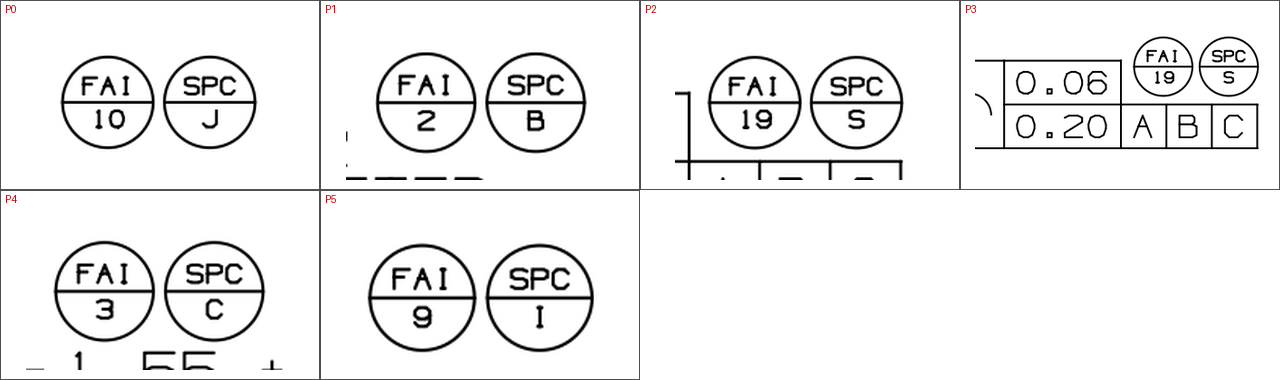
#> input picture output_super_t2/debug/circle_pair_contact_sheet.png, 1280 x 380 px
$ python -i FAI_DET_CROP_3.py   (imports and definitions only)
#> lines starting #> are read from the running program, lines starting #| are printed output that depends on the picture
#> further down, picture is the input picture: PIL image 1280x380 RGB; mean R, G, B 239.9, 239.9, 239.9
#!/usr/bin/env python3
"""
FAI Detection and Complete Crop Pipeline (Version 3)

Input:
    A raster PNG engineering drawing.

Pipeline:
    1. LocateAnything finds high-recall FAI marker candidates on overlapping tiles.
    2. Each FAI candidate is expanded into a local high-resolution ROI.
    3. LocateAnything proposes annotation blocks, arrowheads, and touched part regions.
    4. Optional Tesseract OCR and OpenCV line/triangle extraction create local evidence.
    5. Qwen3-VL associates evidence by ID and supplies semantic/OCR fallback information.
    6. Python computes the union crop from the selected evidence.
    7. Qwen3-VL validates crop completeness; Python expands and retries once if needed.

The models propose and associate evidence. PIL/OpenCV retain ownership of the final
pixel coordinates and physical crop operation.
"""

from __future__ import annotations

import argparse
import base64
import csv
import io
import json
import math
import os
import re
import shutil
import subprocess
import time
from dataclasses import dataclass, field
from pathlib import Path
from typing import Any, Iterable, Optional

import cv2
import numpy as np
from openai import OpenAI
from PIL import Image, ImageDraw


DEFAULT_ENDPOINT = "http://127.0.0.1:8001/v1"
DEFAULT_API_KEY = "anything"
DEFAULT_LOCATE_MODEL = "LocateAnything-3B-8bit"
DEFAULT_QWEN_MODEL = "Qwen3.8-27B-MLX-8bit"

FAI_PROMPT = (
    'Locate all the instances that match the following description: '
    'an FAI inspection marker or balloon, consisting of a circle containing '
    'the literal text "FAI" and an identification number. Exclude SPC circles, '
    'datum circles, holes, ordinary circled numbers, and section labels.'
)

ANNOTATION_PROMPT = (
    "Locate all the instances that match the following description: "
    "a rectangular feature-control frame, tolerance table, or mechanical-"
    "drawing measurement annotation block containing numeric dimension or "
    "tolerance values, geometric tolerance symbols, or descriptive note text. "
    "Exclude FAI circles, SPC circles, section titles, and datum labels."
)

ARROW_PROMPT = (
    "Locate all the instances that match the following description: "
    "solid black triangular leader-line arrowheads in a mechanical engineering "
    "drawing. Exclude text characters, filled rectangles, circular markers, "
    "and ordinary part corners."
)

TARGET_PROMPT = (
    "Locate all the instances that match the following description: "
    "a hatched mechanical cross-section, sectioned component, or outlined local "
    "mechanical part near leader-line arrowheads. Include useful local geometry "
    "but exclude unrelated drawing views, title blocks, and annotation tables."
)


@dataclass(frozen=True)
class BBox:
    x1: float
    y1: float
    x2: float
    y2: float

    # [22 lines left out: functions ordered, width, height, center, not called in this run]

    @property
    def area(self) -> float:
        return self.width * self.height

    # [8 lines left out: function clamp, not called in this run]

    def expand(self, left: float, top: float, right: float, bottom: float) -> "BBox":
        b = self.ordered()
        return BBox(b.x1 - left, b.y1 - top, b.x2 + right, b.y2 + bottom)

    def translate(self, dx: float, dy: float) -> "BBox":
        b = self.ordered()
        return BBox(b.x1 + dx, b.y1 + dy, b.x2 + dx, b.y2 + dy)

    # [32 lines left out: functions intersects, intersection_area, iou, contains_point, to_int_tuple, not called in this run]

    def to_list(self) -> list[int]:
        return list(self.to_int_tuple())

    # [11 lines left out: function union, not called in this run]


@dataclass
class Primitive:
    id: str
    kind: str
    bbox: BBox
    source: str
    text: str = ""
    confidence: Optional[float] = None
    points: list[tuple[int, int]] = field(default_factory=list)
    metadata: dict[str, Any] = field(default_factory=dict)

    # [14 lines left out: function prompt_record, not called in this run]


@dataclass
class CandidateResult:
    marker: Primitive
    roi_bbox: BBox
    primitives: list[Primitive]
    mapping: dict[str, Any]
    initial_crop: BBox
    final_crop: BBox
    validation: dict[str, Any]
    image_path: str = ""


def log(message: str) -> None:
    print(message, flush=True)


# [504 lines left out: functions pil_to_data_url, call_vision_model, extract_json, normalized_box_to_pixels, parse_locate_response, locate_boxes and 10 more, not called in this run]


def marker_local_bbox(marker_bbox: BBox, roi_bbox: BBox) -> BBox:
    return marker_bbox.translate(-roi_bbox.x1, -roi_bbox.y1)


# [87 lines left out: functions make_selection_overlay, run_tesseract_lines, not called in this run]


def detect_line_segments(image: Image.Image) -> list[tuple[tuple[int, int], tuple[int, int]]]:
    gray = cv2.cvtColor(np.array(image.convert("RGB")), cv2.COLOR_RGB2GRAY)
    blur = cv2.GaussianBlur(gray, (3, 3), 0)
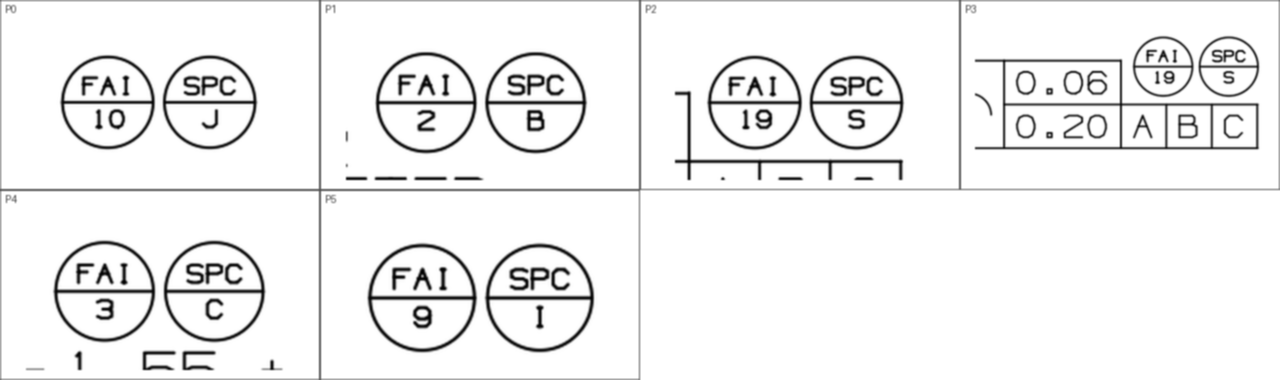
#> blur: shape (380, 1280); min 1, max 255, mean 240.1
    edges = cv2.Canny(blur, 40, 140, apertureSize=3)
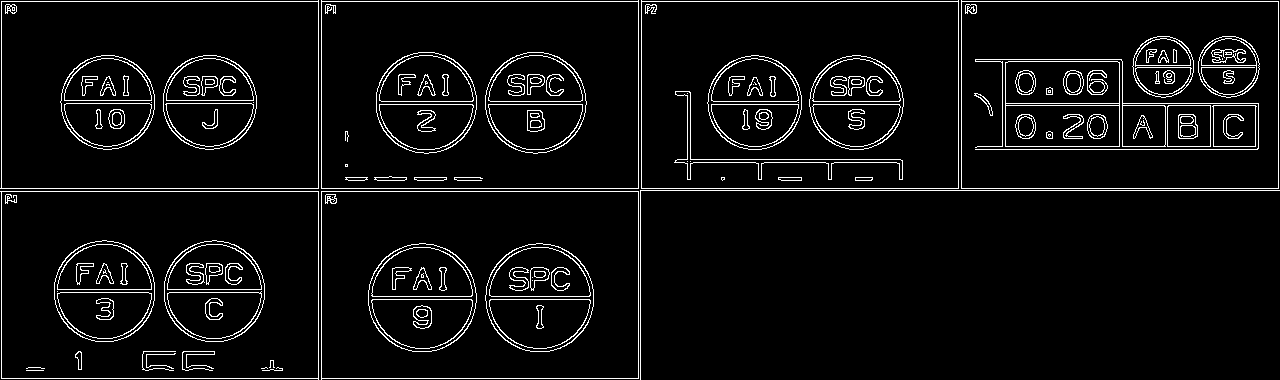
#> edges: shape (380, 1280); 5.5% white in thin lines or dots
    diagonal = math.hypot(image.width, image.height)
#> diagonal = 1335.2
    min_length = max(18, int(diagonal * 0.025))
#> min_length = 33
    max_gap = max(3, int(diagonal * 0.006))
#> max_gap = 8
    threshold = max(15, int(min_length * 0.55))
#> threshold = 18
    detected = cv2.HoughLinesP(
        edges,
        1,
        np.pi / 180.0,
        threshold=threshold,
        minLineLength=min_length,
        maxLineGap=max_gap,
    )
#> detected = 92 rows, first 6: [1, 1, 1278, 1], [0, 188, 1278, 188], [0, 191, 640, 191], [640, 190, 1279, 190], [708, 101, 903, 101], [1002, 105, 1258, 105]
    if detected is None:
        return []

    unique: list[tuple[tuple[int, int], tuple[int, int]]] = []
    signatures: set[tuple[int, int, int, int]] = set()
    for raw in detected[:, 0]:
        x1, y1, x2, y2 = map(int, raw)
        if (x2, y2) < (x1, y1):
            x1, y1, x2, y2 = x2, y2, x1, y1
        signature = (
            round(x1 / 4),
            round(y1 / 4),
            round(x2 / 4),
            round(y2 / 4),
        )
        if signature in signatures:
            continue
        signatures.add(signature)
        unique.append(((x1, y1), (x2, y2)))
#> this loop made 92 passes
#> (raw, x1, y1, x2, y2, signature) on passes 10, 16, 17, 18, 20, 28, 29, 32, 36: ([1, 377, 1, 2], 1, 2, 1, 377, (0, 0, 0, 94)), ([318, 379, 318, 0], 318, 0, 318, 379, (80, 0, 80, 95)), ([638, 377, 638, 0], 638, 0, 638, 377, (160, 0, 160, 94)), ([321, 379, 321, 0], 321, 0, 321, 379, (80, 0, 80, 95)), ([958, 187, 958, 0], 958, 0, 958, 187, (240, 0, 240, 47)), ([961, 187, 961, 0], 961, 0, 961, 187, (240, 0, 240, 47)), ([641, 187, 641, 0], 641, 0, 641, 187, (160, 0, 160, 47)), ([640, 379, 640, 192], 640, 192, 640, 379, (160, 48, 160, 95)), ([1278, 187, 1278, 2], 1278, 2, 1278, 187, (320, 0, 320, 47))
#> (x1, y1, x2, y2) on passes 61, 65, 66, 72, 74, 88: (1122, 62, 1122, 145), (690, 92, 690, 179), (687, 93, 687, 179), (1002, 63, 1002, 145), (1119, 62, 1119, 145), (1005, 63, 1005, 145)
#> after the loop, signatures = 82 items; unique = 82 items
    return sorted(
        unique,
        key=lambda line: math.hypot(
            line[1][0] - line[0][0],
            line[1][1] - line[0][1],
        ),
        reverse=True,
    )


# [945 lines left out: functions point_to_bbox_distance, filter_relevant_lines, detect_triangle_candidates, build_evidence_overlay, create_candidate_evidence, semantic_mapping_prompt and 15 more, not called in this run]


# [2 lines not run here, left out]

>>> from PIL import Image
>>> picture = Image.open('output_super_t2/debug/circle_pair_contact_sheet.png')
>>> result = detect_line_segments(picture)
#> result = 82 items
